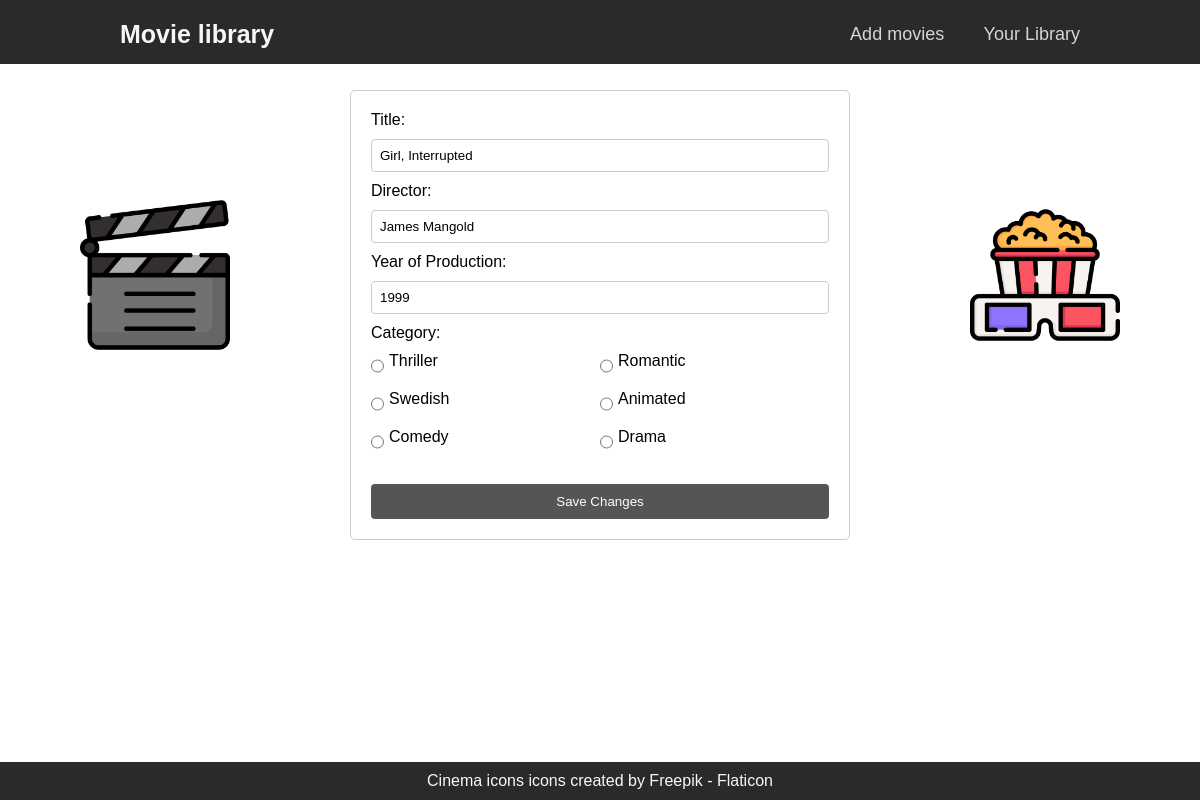
/edit_movie.php?id=13, run on the app's committed database.
### tables this page shows
CREATE TABLE `movies` (
  `id` int NOT NULL,
  `title` varchar(255) NOT NULL,
  `director` varchar(255) NOT NULL,
  `year` int NOT NULL,
  `category_id` int DEFAULT NULL
);

### edit_movie.php (the view, shortened to what this page needs)
<?php
require_once 'connection.php';
if (isset($_GET['id'])) {
    try {
        $statement = $db->prepare('SELECT * FROM movies WHERE id = :id');
        $statement->bindParam(':id', $_GET['id'], PDO::PARAM_INT);
        $statement->execute();
        $movie = $statement->fetch(PDO::FETCH_ASSOC);
    } catch (PDOException $e) {
        error_log('Database error: ' . $e->getMessage());
        header('Location: library.php?error=An error occurred');
        exit;
    }
} else {
    header('Location: library.php');
    exit;
}
?>
<!DOCTYPE html>
<html lang="sv">
<head>
    <link rel="stylesheet" href="style.css">
</head>
<body>
<header class="header">
    <a href="index.php" class="logo">Movie library</a>
      <nav class="navbar">
        <a href="index.php">Add movies</a>
        <a href="library.php">Your Library</a>
      </nav>
  </header>
    <main class="content">
        <form action="edit_movie.php?id=<?php echo $_GET['id']; ?>" method="post">
            <label for="title">Title:</label>
            <input type="text" id="title" name="title" value="<?php echo $movie['title']; ?>" required><br>
            <label for="director">Director:</label>
            <input type="text" id="director" name="director" value="<?php echo $movie['director']; ?>" required><br>
            <label for="year">Year of Production:</label>
            <input type="number" id="year" name="year" value="<?php echo $movie['year']; ?>" required><br>
            <label>Category:</label>
            <div class="category-row">
              <input type="radio" id="thriller" name="category_id" value="12">
              <label for="thriller">Thriller</label>
              <input type="radio" id="romantic" name="category_id" value="13">
              <label for="romantic">Romantic</label>
            </div>
            <div class="category-row">
             <input type="radio" id="swedish" name="category_id" value="18">
             <label for="swedish">Swedish</label>
             <input type="radio" id="animated" name="category_id" value="15">
             <label for="animated">Animated</label>
            </div>
            <div class="category-row">
             <input type="radio" id="comedy" name="category_id" value="16">
             <label for="comedy">Comedy</label>
             <input type="radio" id="drama" name="category_id" value="17">
             <label for="comedy">Drama</label>
             </div>
            <br>
            <input type="submit" value="Save Changes">
        </form>
    </main>
  <footer class="footer">
    <a href="https://www.flaticon.com/free-icons/cinema-icons" title="cinema icons icons">Cinema icons icons created by Freepik - Flaticon</a>
  </footer>
</body>
</html>

### style.css (style rules this page uses)
* { margin: 0; padding: 0; box-sizing: border-box; font-family: 'Poppins', sans-serif; }
body { font-family: Arial, sans-serif; background: #ffffff; margin: 60px; padding: 0; background-image: url('images/clapperboard.png'), url(images/3d-glasses.png); background-repeat: no-repeat, no-repeat; background-position: left center, right center; background-size: 150px; padding-right: 80px; background-position: 80px 200px, calc(100% - 80px) 200px; min-height: 100vh; display: flex; flex-direction: column; }
form { width: 500px; margin: 0 auto; padding: 20px; background-color: #fff; border: 1px solid #ccc; border-radius: 5px; }
label { display: block; margin-bottom: 10px; }
input[type="radio"] { margin-right: 5px; }
input[type="text"], input[type="number"] { width: 100%; padding: 8px; margin-bottom: 10px; border: 1px solid #ccc; border-radius: 4px; }
input[type="submit"] { width: 100%; padding: 10px; background-color: #555555; color: #fff; border: none; border-radius: 4px; cursor: pointer; }
.category-row { display: flex; justify-content: space-between; margin-bottom: 10px; }
.category-row label { flex: 1; }
.header { position: fixed; top: 0; left: 0; width: 100%; padding: 20px 10%; padding-bottom: 15px; background: #292a2a; display: flex; justify-content: space-between; align-items: center; z-index: 100; }
.logo { font-size: 25px; color: #f6f6f6; text-decoration: none; font-weight: 600; }
.navbar a { font-size: 18px; color: #dad3d3; text-decoration: none; font-weight: 500; margin-left: 35px; transition: .3s; }
.content { max-width: 800px; margin: 20px auto; padding: 20px; margin-top: 70px; }
.footer { background-color: #292a2a; color: white; padding: 10px; text-align: center; margin-top: auto; }
.footer a { color: #f8f8f8; text-decoration: none; }
html, body { margin: 0; padding: 0; height: 100%; }

### data on the page
movies: title "Girl, Interrupted", director "James Mangold", year "1999"
